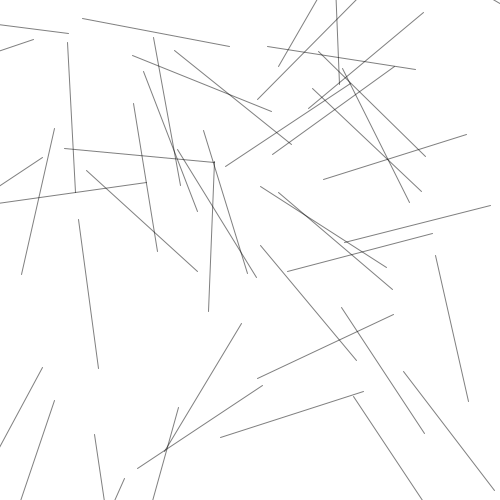
Frame 1 (no input)
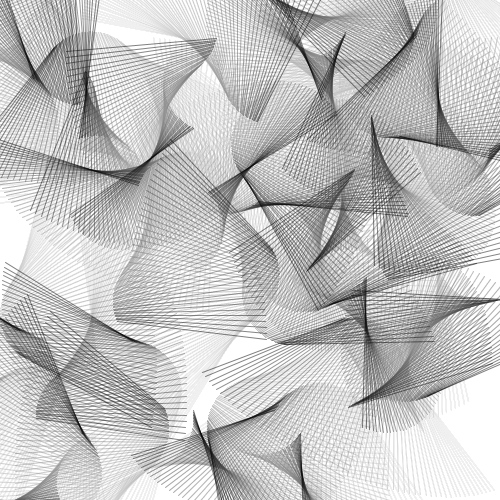
Frame 60 (the mouse pressed at the canvas centre just before this capture)
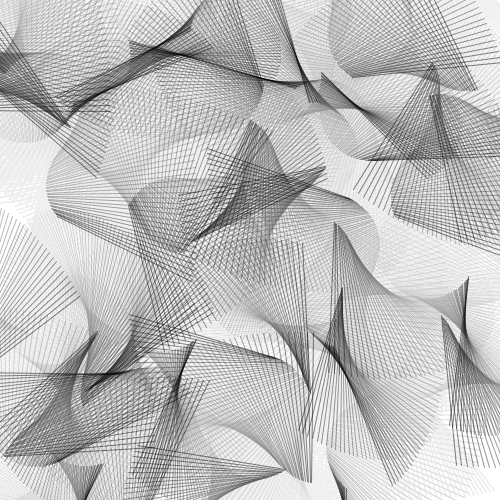
Frame 120 (the mouse held since frame 60 and released just before this capture)

The Processing sketch that drew these frames (run headless with seeded random() and noise(); from frame 60 on, the mouse is pressed at the canvas centre):

// Processing sketch: swirlingLines
// ── swirlingLines.pde
float phasor = 0.0;
float phasorInc = 0.005;
ArrayList lineSegments;

void setup() {
  size(500, 500);
  background(255);
  smooth();
  lineSegments = new ArrayList();

  for (int i = 0; i < 50; i++) {
    lineSegments.add(new LineSegment(random(width), random(height), 150, random(TWO_PI)));
  }
}

void draw() {
  // Fade last frame
  noStroke();
  fill(255, 8);
  rect(0, 0, width, height);

  // Draw lines
  stroke(0, 128);
  strokeWeight(1);

  int lsSize = lineSegments.size();

  for (int i = 0; i < lsSize; i++) {
    pushMatrix();
    float xOffset = 50.0 * (sin(((float) i / (float) lsSize + phasor) * TWO_PI));
    float yOffset = 50.0 * (cos(((float) i / (float) lsSize + phasor) * TWO_PI));
    translate(xOffset, yOffset);

    LineSegment thisLineSeg = (LineSegment) lineSegments.get(i);
    thisLineSeg.update();
    popMatrix();
  }

  updatePhasor();
}

void updatePhasor() {
  phasor += phasorInc;

  if (phasor >= 1.0) {
    phasor -= 1.0;
  }
}

class LineSegment {
  float x, y, d, a;  // x position, y position, distance, angle

  LineSegment(float x_, float y_, float d_, float a_) {
    x = x_;
    y = y_;
    d = d_;
    a = a_;
  }

  void update() {
    float a1 = a + phasor * TWO_PI;
    float x1 = x + d * cos(a1);
    float y1 = y + d * sin(a1);
    line(x, y, x1, y1);
  }
}
